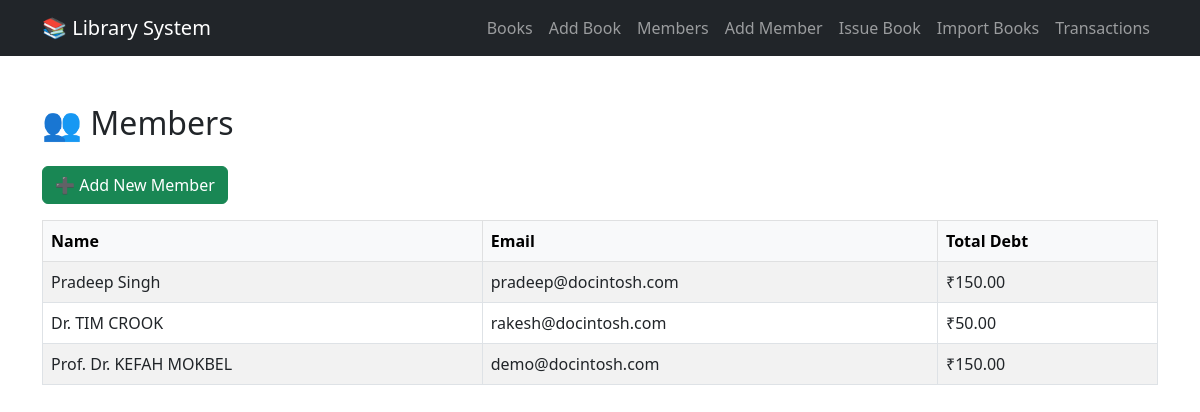
The page /members/ on the database its author committed.
### library/models.py (models this page shows, shortened)
class Member(models.Model):
    name = models.CharField(max_length=255)
    email = models.EmailField()
    phone = models.CharField(max_length=15)
    total_debt = models.DecimalField(max_digits=8, decimal_places=2, default=0.00)

### library/views.py (the view)
# urls.py: path('members/', views.member_list, name='member_list'),
def member_list(request):
    members = Member.objects.all()
    return render(request, 'member_list.html', {'members': members})

### library/templates/member_list.html (shortened to what this page needs)
<!DOCTYPE html>
<html>
<head>
  <link href="https://cdn.jsdelivr.net/npm/bootstrap@5.3.0/dist/css/bootstrap.min.css" rel="stylesheet">
</head>
<body>
  {% include 'navbar.html' %}
  <div class="container mt-5">
    <h2 class="mb-4">👥 Members</h2>
    <a href="{% url 'member_create' %}" class="btn btn-success mb-3">➕ Add New Member</a>
    <table class="table table-bordered table-striped">
      <thead class="table-light">
        <tr>
          <th>Name</th>
          <th>Email</th>
          <th>Total Debt</th>
        </tr>
      </thead>
      <tbody>
        {% for member in members %}
        <tr>
          <td>{{ member.name }}</td>
          <td>{{ member.email }}</td>
          <td>₹{{ member.total_debt }}</td>
        </tr>
        {% empty %}
        <tr>
          <td colspan="3" class="text-center">No members found.</td>
        </tr>
        {% endfor %}
      </tbody>
    </table>
  </div>
</body>
</html>

### rows shown on the page
Member: name "Pradeep Singh", email "pradeep@docintosh.com", total_debt "150.00"
Member: name "Dr. TIM CROOK", email "rakesh@docintosh.com", total_debt "50.00"
Member: name "Prof. Dr. KEFAH MOKBEL", email "demo@docintosh.com", total_debt "150.00"
